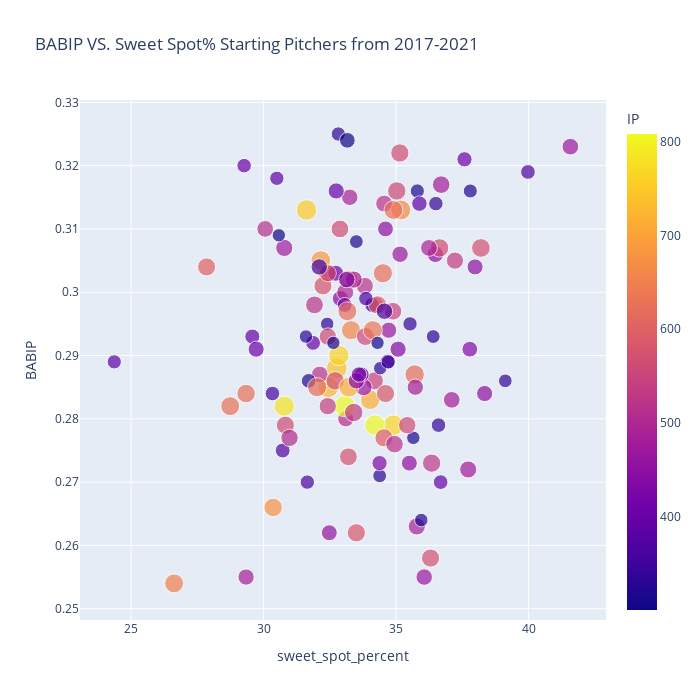

Notebook source saved alongside this figure:
### Code cell
fig = px.scatter(fg_sav, x="sweet_spot_percent", y="BABIP",
                 size = 'pitch_count',color ="IP",
                 hover_name="Name", log_x=False, size_max=15
                 , width=700, height=700,
                 title = "BABIP VS. Sweet Spot% Starting Pitchers from 2017-2021")
fig.show()

### Figure 1 — Plotly figure (JSON) as saved in the notebook; plotly's stock layout.template omitted (floating-point values rounded to 4 significant figures; data arrays with more than 128 entries replaced by an {"elided": "..."} marker saying what was removed)
{"data": [{"hovertemplate": "<b>%{hovertext}</b><br><br>sweet_spot_percent=%{x}<br>BABIP=%{y}<br>pitch_count=%{marker.size}<br>IP=%{marker.color}<extra></extra>", "hovertext": {"elided": "132 str values"}, "legendgroup": "", "marker": {"color": {"elided": "132 float values"}, "coloraxis": "coloraxis", "size": {"elided": "132 int values"}, "sizemode": "area", "sizeref": 58.24, "symbol": "circle"}, "mode": "markers", "name": "", "orientation": "v", "showlegend": false, "type": "scatter", "x": {"elided": "132 float values"}, "xaxis": "x", "y": {"elided": "132 float values"}, "yaxis": "y"}], "layout": {"coloraxis": {"colorbar": {"title": {"text": "IP"}}, "colorscale": [[0, "#0d0887"], [0.1111, "#46039f"], [0.2222, "#7201a8"], [0.3333, "#9c179e"], [0.4444, "#bd3786"], [0.5556, "#d8576b"], [0.6667, "#ed7953"], [0.7778, "#fb9f3a"], [0.8889, "#fdca26"], [1, "#f0f921"]]}, "height": 700, "legend": {"itemsizing": "constant", "tracegroupgap": 0}, "title": {"text": "BABIP VS. Sweet Spot% Starting Pitchers from 2017-2021"}, "width": 700, "xaxis": {"anchor": "y", "domain": [0, 1], "title": {"text": "sweet_spot_percent"}}, "yaxis": {"anchor": "x", "domain": [0, 1], "title": {"text": "BABIP"}}}}
